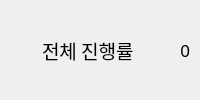
         <widget class="QWidget" name="containerAll" native="true">
          <property name="font">
           <font>
            <family>ONE Mobile POP</family>
            <pointsize>15</pointsize>
           </font>
          </property>
          <layout class="QHBoxLayout" name="horizontalLayout_16">
           <property name="spacing">
            <number>0</number>
           </property>
           <property name="leftMargin">
            <number>5</number>
           </property>
           <property name="topMargin">
            <number>0</number>
           </property>
           <property name="rightMargin">
            <number>0</number>
           </property>
           <property name="bottomMargin">
            <number>0</number>
           </property>
           <item>
            <widget class="QLabel" name="iconAll">
             <property name="sizePolicy">
              <sizepolicy hsizetype="Fixed" vsizetype="Fixed">
               <horstretch>0</horstretch>
               <verstretch>0</verstretch>
              </sizepolicy>
             </property>
             <property name="minimumSize">
              <size>
               <width>27</width>
               <height>27</height>
              </size>
             </property>
             <property name="maximumSize">
              <size>
               <width>27</width>
               <height>27</height>
              </size>
             </property>
             <property name="font">
              <font>
               <family>ONE Mobile POP</family>
               <pointsize>15</pointsize>
              </font>
             </property>
             <property name="text">
              <string/>
             </property>
             <property name="scaledContents">
              <bool>true</bool>
             </property>
             <property name="alignment">
              <set>Qt::AlignCenter</set>
             </property>
            </widget>
           </item>
           <item>
            <widget class="QWidget" name="containerAll_2" native="true">
             <layout class="QHBoxLayout" name="horizontalLayout_3">
              <property name="spacing">
               <number>0</number>
              </property>
              <property name="leftMargin">
               <number>10</number>
              </property>
              <property name="topMargin">
               <number>0</number>
              </property>
              <property name="rightMargin">
               <number>10</number>
              </property>
              <property name="bottomMargin">
               <number>0</number>
              </property>
              <item>
               <widget class="QLabel" name="nameAll">
                <property name="sizePolicy">
                 <sizepolicy hsizetype="Expanding" vsizetype="Preferred">
                  <horstretch>1</horstretch>
                  <verstretch>0</verstretch>
                 </sizepolicy>
                </property>
                <property name="font">
                 <font>
                  <family>ONE Mobile POP</family>
                  <pointsize>14</pointsize>
                 </font>
                </property>
                <property name="text">
                 <string>전체 진행률</string>
                </property>
                <property name="alignment">
                 <set>Qt::AlignLeading|Qt::AlignLeft|Qt::AlignVCenter</set>
                </property>
               </widget>
              </item>
              <item>
               <widget class="QLabel" name="rateAll">
                <property name="sizePolicy">
                 <sizepolicy hsizetype="Expanding" vsizetype="Preferred">
                  <horstretch>2</horstretch>
                  <verstretch>0</verstretch>
                 </sizepolicy>
                </property>
                <property name="font">
                 <font>
                  <family>ONE Mobile POP</family>
                  <pointsize>13</pointsize>
                 </font>
                </property>
                <property name="text">
                 <string>0</string>
                </property>
                <property name="alignment">
                 <set>Qt::AlignRight|Qt::AlignTrailing|Qt::AlignVCenter</set>
                </property>
               </widget>
              </item>
             </layout>
            </widget>
           </item>
          </layout>
         </widget>
